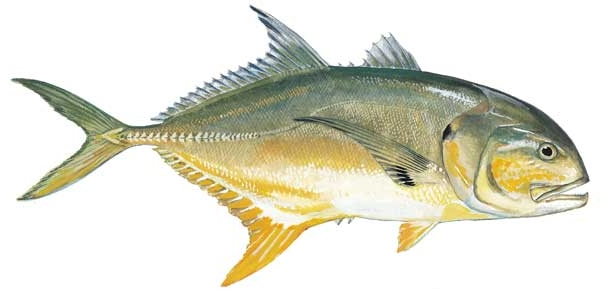
#> input picture Posty_SCARA_Arm/desktop/project_jack_crevalle/crevallejack.jpg, 600 x 293 px
$ python testing.py
#> lines starting #> are read from the running program, lines starting #| are printed output that depends on the picture; after the words box and inside, x2 and y2 are one past the last pixel; in counts of white or black regions, pixels touching at a corner belong together
import os,sys,time,math,traceback
import numpy as np
import cv2

# self run
def run():

    # variables
    global dothreshold,threshold,  doedge,eont,edgemin,edgemax,edgeaps,edgel2g,  tinvert,einvert,dinvert,  usethreshold,useedge,dilation,iterations, change

    dothreshold = 1
    threshold = 128
    tinvert = 0

    doedge = 1
    eont = 0
    edgemin = 96
    edgemax = 128
    edgeaps = 3
    edgel2g = 0
    einvert = 1

    usethreshold = 1
    useedge = 1
    dinvert = 0

    dilation = 0
    iterations = 0

    change = True

    # get image
    infilename = 'kevin1.jpg'
    infilename = 'crafsman35x55_v2.png'
    infilename = 'crevallejack.jpg'
    #infilename = 'lawson_jack2.jpg'
    #infilename = 'jack_paccrev.png'
    frame0 = cv2.imread(infilename)
#> frame0 is the input picture: shape (293, 600, 3); mean B, G, R 206.3, 221.7, 223
    height,width = frame0.shape[:2]
#> height = 293; width = 600
    print('FRAME0:',frame0.shape)
#| FRAME0: (293, 600, 3)

    # greyscale image
    frame1 = cv2.cvtColor(frame0,cv2.COLOR_BGR2GRAY)
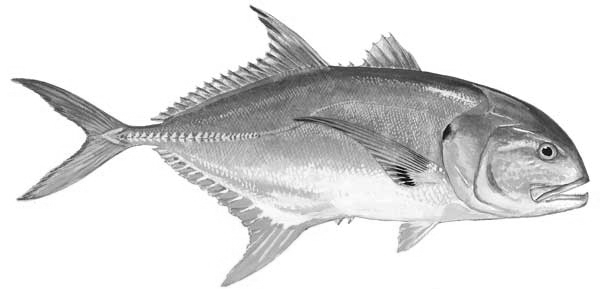
#> frame1: shape (293, 600); min 1, max 255, mean 220.3
    print('FRAME1:',frame1.shape)
#| FRAME1: (293, 600)

    # make display frame
    dframe = "OUTPUT"
    cv2.namedWindow(dframe)
    dframe2 = np.zeros((height,width),np.uint8)

    # threshold
##    tframe = 'THRESHOLD'
##    cv2.namedWindow(tframe)
    tframe2 = np.zeros((height,width),np.uint8)
##    cv2.imshow(tframe,frame1)
    cv2.createTrackbar('DOTHRR',dframe,dothreshold,1,set_dothreshold)
    cv2.createTrackbar('THRESH',dframe,threshold,255,set_threshold)
    cv2.createTrackbar('TINV',dframe,tinvert,1,set_tinvert)

    # edge
##    eframe = 'EDGE'
##    cv2.namedWindow(eframe)
    eframe2 = np.zeros((height,width),np.uint8)
##    cv2.imshow(eframe,frame1)
    cv2.createTrackbar('DOEDGE',dframe,doedge,1,set_doedge)
    cv2.createTrackbar('EONT',dframe,eont,1,set_eont)
    cv2.createTrackbar('EMIN',dframe,edgemin,255,set_edgemin)
    cv2.createTrackbar('EMAX',dframe,edgemax,255,set_edgemax)
    cv2.createTrackbar('EAPS',dframe,edgeaps,7,set_edgeaps)
    cv2.createTrackbar('EL2G',dframe,edgel2g,1,set_edgel2g)
    cv2.createTrackbar('EINV',dframe,einvert,1,set_einvert)


    cv2.imshow(dframe,frame1)
    cv2.createTrackbar('+THRH',dframe,usethreshold,1,set_usethreshold)
    cv2.createTrackbar('+EDGE',dframe,useedge,1,set_useedge)
    cv2.createTrackbar('DINV',dframe,dinvert,1,set_dinvert)
    cv2.createTrackbar('DDIA',dframe,dilation,10,set_dilation)
    cv2.createTrackbar('DITR',dframe,iterations,10,set_iterations)

    # loop and display
    while 1:

        if change:

            print(dothreshold,threshold,doedge,eont,edgemin,edgemax,edgeaps,edgel2g)

            if dothreshold:
                tframe2 = cv2.threshold(frame1,threshold,255,cv2.THRESH_BINARY)[1]
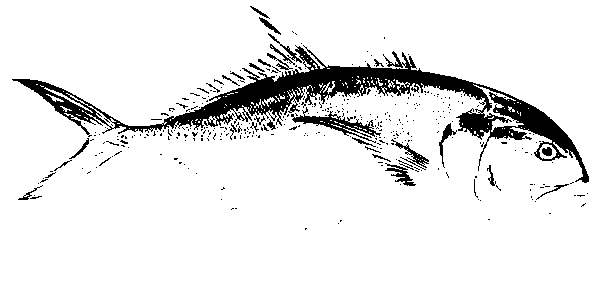
#> tframe2: shape (293, 600); 90.9% white; 373 black regions (344 under 20 px), largest, box (x1, y1, x2, y2) and area: (12, 45, 589, 183) 12099, (291, 107, 381, 143) 791, (391, 139, 429, 170) 249
            else:
                tframe2 = frame1[:]
            if tinvert:
                tframe2 = cv2.bitwise_not(tframe2)

            if doedge:
                if eont:
                    eframe2 = cv2.Canny(tframe2,edgemin,edgemax,False,edgeaps,bool(edgel2g))
                else:
                    eframe2 = cv2.Canny(frame1 ,edgemin,edgemax,False,edgeaps,bool(edgel2g))
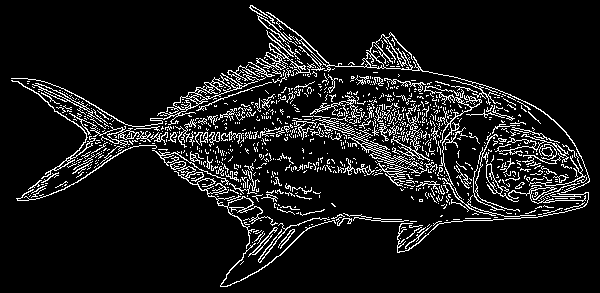
#> eframe2: shape (293, 600); 9.4% white in thin lines or dots
            else:
                eframe2 = frame1[:]
            if einvert:
                eframe2 = cv2.bitwise_not(eframe2)
#> eframe2: shape (293, 600); 90.6% white; black in thin lines or dots

            if usethreshold and useedge:
                dframe2 = cv2.bitwise_not(cv2.bitwise_or(cv2.bitwise_not(tframe2),cv2.bitwise_not(eframe2)))
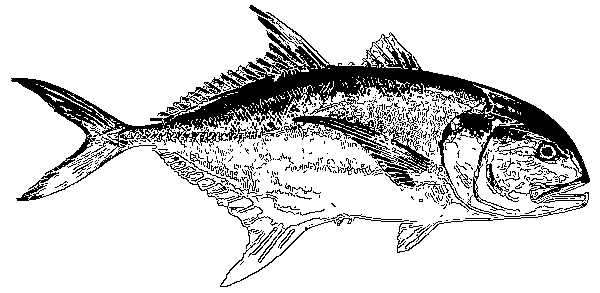
#> dframe2: shape (293, 600); 83.3% white; 562 black regions (512 under 20 px), largest, box (x1, y1, x2, y2) and area: (11, 12, 590, 253) 23150, (170, 161, 278, 249) 631, (220, 220, 336, 287) 252
                #dframe2 = cv2.bitwise_xand(tframe2,eframe2) # there is no nand
            elif usethreshold:
                dframe2 = tframe2
            elif useedge:
                dframe2 = eframe2
            else:
                dframe2 = frame1[:]
            if dinvert:
                dframe2 = cv2.bitwise_not(dframe2)
            if dilation:
                dilation_kernel = np.ones((dilation,dilation),np.uint8)
                dframe2 = cv2.bitwise_not(cv2.dilate(cv2.bitwise_not(dframe2),dilation_kernel,iterations=iterations))

##            cv2.imshow(tframe,tframe2)
##            cv2.imshow(eframe,eframe2)
            cv2.imshow(dframe,dframe2)
            change = False

        # key delay and action
        key = cv2.waitKey(1) & 0xFF
#> (key q is pressed here)
        if key == ord('q'):
            break
# [4 lines of commented-out code are left out]
        elif key == ord('o'):
            cv2.imwrite('oframe2.png',dframe2)
        elif key != 255:
            print('KEY:',key,[chr(key)])

        # loop pause
        time.sleep(0.1)

    # end
    cv2.destroyAllWindows()

# [78 lines left out: functions set_dothreshold, set_threshold, set_doedge, set_eont, set_edgemin, set_edgemax and 9 more, not called in this run]

# self run
if __name__ == '__main__':
    run()

$ run again, with Posty_SCARA_Arm/desktop/project_jack_crevalle/jack_paccrev.png saved as Posty_SCARA_Arm/desktop/project_jack_crevalle/crevallejack.jpg
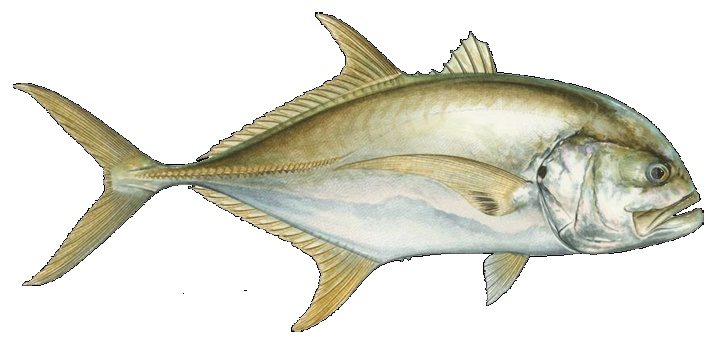
#> input picture Posty_SCARA_Arm/desktop/project_jack_crevalle/jack_paccrev.png, 720 x 345 px
#> in run, frame0 is the input picture: shape (345, 720, 3); mean B, G, R 212.4, 223.4, 224.1
#| FRAME0: (345, 720, 3)
#| FRAME1: (345, 720)
#> in run, `tframe2 = cv2.threshold(frame1,threshold,255,cv2.THRESH_BINARY)[1]`:
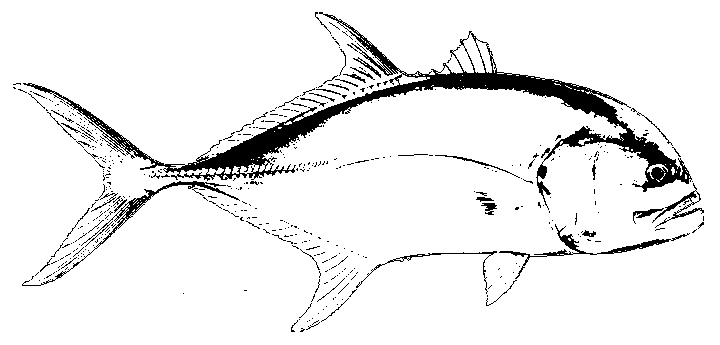
#> tframe2: shape (345, 720); 92.8% white; 482 black regions (441 under 20 px), largest, box (x1, y1, x2, y2) and area: (23, 12, 692, 210) 12168, (22, 181, 240, 286) 946, (499, 224, 690, 279) 807
#> in run, `dframe2 = cv2.bitwise_not(cv2.bitwise_or(cv2.bitwise_not(tframe2),cv2...`:
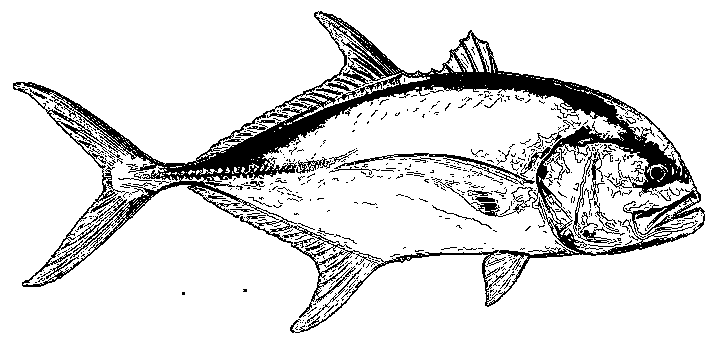
#> dframe2: shape (345, 720); 86.7% white; 555 black regions (513 under 20 px), largest, box (x1, y1, x2, y2) and area: (13, 11, 705, 333) 26812, (329, 153, 535, 186) 775, (573, 149, 625, 243) 713
